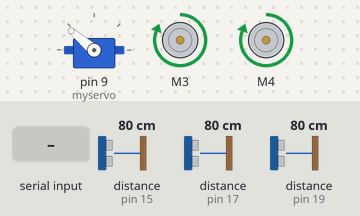
The sketch below on a simulated Arduino Uno, built with avr-gcc and run on an emulated ATmega328P. On the bench: servo, 2 × DC motor (green arrow = forward, orange = backward, longer = faster). The test bench sets the inputs (shaded band); at power-on: distance to the obstacle (sensors on pin 15, pin 17, pin 19) 80 cm. The echo pulse lasts 58.3 µs per cm; random numbers use the default seed unless the sketch sets one.

Above: at 2.52 s.
2.6 s: distance to the obstacle (sensor on pin 15) set to 12 cm
5.6 s: distance to the obstacle (sensor on pin 15) set to 9 cm
At 6.8 s:
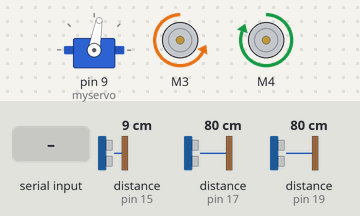
7.1 s: "a" received over the second serial link
At 7.6 s:
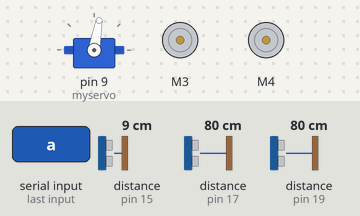
8.6 s: "D" received over the second serial link
At 9.8 s:
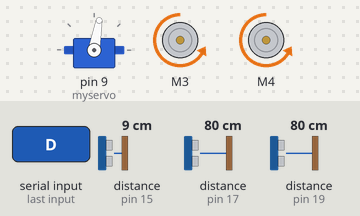
10.1 s: "L" received over the second serial link
At 11.1 s:
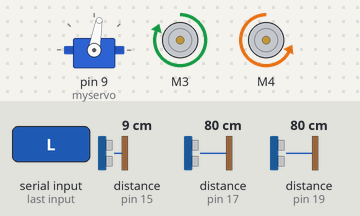
11.6 s: "a" received over the second serial link
At 12.08 s:
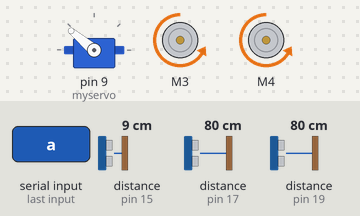
Timing chart, 0 to 14.6 s (numbered marks = the images above; inputs shaded):
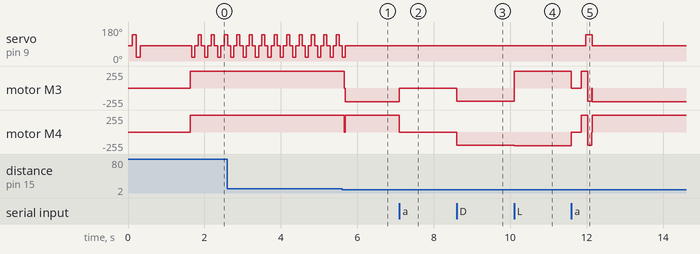

Measured:
- the behaviour switches between 11 and 10 cm on distance to the obstacle (sensor on pin 15) (found by bisection; images 0 and 1)
- after the input at 5.6 s, motor M3: forward 255/255 → backward 205/255 after 0.06 s; motor M4: forward 255/255 → stopped after 0.06 s, → forward 255/255 0.02 s later
- after the input at 7.1 s, motor M3: backward 205/255 → stopped at once; motor M4: forward 255/255 → stopped at once
- after the input at 8.6 s, motor M3, motor M4: stopped → backward 200/255 at once
- after the input at 10.1 s, motor M3: backward 200/255 → forward 255/255 at once; motor M4: backward 200/255 → backward 205/255 at once
- after the input at 11.6 s, servo on pin 9 (myservo): 80° → 140° after 0.37 s, → 80° 0.17 s later; motor M3: forward 255/255 → stopped at once, → forward 255/255 0.26 s later, → backward 200/255 0.16 s later, → backward 205/255 0.11 s later
- by itself, servo on pin 9 (myservo): repeats every 0.33 s: 20° 0.08 s, 80° 0.08 s, 140° 0.08 s, 80° 0.08 s

The sketch:

DuinoRover.ino
```cpp
/*
Arduino powered autonomous robot with bluetooth manual control mode in addition to the autonomous mode

 */

#include <AFMotor.h>
#include <Servo.h>
#include <SoftwareSerial.h>
#include <NewPing.h>

#define LOG_ENABLED false

#define BT_TX_PIN 3
#define BT_RX_PIN 10

#define TRIGGER_PIN  14  // Arduino pin tied to trigger pin on the ultrasonic sensor.
#define ECHO_PIN     15  // Arduino pin tied to echo pin on the ultrasonic sensor.
#define MAX_DISTANCE 500 // Maximum distance we want to ping for (in centimeters). Maximum sensor distance is rated at 400-500cm.

#define MODERATE_SPEED 200
#define REVERSE_SPEED  200
#define TURNING_SPEED 255
#define TOP_SPEED  255
#define MIN_SPEED  125

#define SERVO_MID_POSITION 80
#define SERVO_LEFT_POSITION 140
#define SERVO_RIGHT_POSITION 20

NewPing forwardSonar(14,15, MAX_DISTANCE); // Forward sonar
NewPing leftSonar(16,17, MAX_DISTANCE); // Left sonar
NewPing rightSonar(18,19, MAX_DISTANCE);  // Right sonar

AF_DCMotor leftMotor(3);
AF_DCMotor rightMotor(4);
Servo myservo;  // create servo object to control a servo

#define MOVING_AVG_SAMPLES 3
int forwardDistances[MOVING_AVG_SAMPLES] = {
  -1, -1, -1};
int forwardDistanceIndex = 0;

enum motion{
  stateForward,stateReverse,stateLeftTurn,stateRightTurn,stateStopped};
motion _motion;

enum ServoPosition{
  right, rightCenter, leftCenter, left};
ServoPosition servoCurrentPosition = right;

SoftwareSerial BTSerial(BT_RX_PIN, BT_TX_PIN);

unsigned int forwardFrontDistance = -1;
unsigned int forwardLeftDistance = -1;
unsigned int forwardRightDistance = -1;

void setup()
{
  if(LOG_ENABLED) Serial.begin(115200);
  BTSerial.begin(9600);
  myservo.attach(9);  // attaches the servo on pin 9 to the servo object
  /*myservo.write(SERVO_MID_POSITION);
   delay(500);
   forwardFrontDistance = getDistance(forwardSonar);

   myservo.write(SERVO_LEFT_POSITION);
   delay(500);
   forwardLeftDistance = getDistance(forwardSonar);

   myservo.write(SERVO_RIGHT_POSITION);
   delay(500);
   forwardRightDistance = getDistance(forwardSonar);

   myservo.write(SERVO_MID_POSITION);
   delay(500);*/
  calculateForwardDistances();
  //forward();
  delay(1000);
  _motion = stateStopped;
}

void calculateForwardDistances(){
  myservo.write(SERVO_MID_POSITION);
  delay(100);
  forwardFrontDistance = getDistance(forwardSonar);

  myservo.write(SERVO_LEFT_POSITION);
  delay(100);
  forwardLeftDistance = getDistance(forwardSonar);

  myservo.write(SERVO_RIGHT_POSITION);
  delay(100);
  forwardRightDistance = getDistance(forwardSonar);

  myservo.write(SERVO_MID_POSITION);
  delay(50);
}

int prevDistance = 0;
int currentSpeed = 0;


long reverseStartTime = -1;
int reversingTime;

long turnStartTime = -1;
long turnTime;

long forwardDistanceStartTime = -1;

boolean autoMode = true;
void loop()
{
  char ch;
  if (BTSerial.available() > 0){
    ch = BTSerial.read();
    if(LOG_ENABLED){
      Serial.println(ch);
    }
    if(ch == 'a'){
      brake();
      _motion = stateStopped;
      autoMode = !autoMode;
      if(LOG_ENABLED){
        Serial.print("Auto mode: ");
        Serial.println(autoMode);
      }
    }
  }
  if(autoMode){
    runAutoMode();
  }
  else {
    runManualMode(ch);
  }
}

void runManualMode(char ch){
  switch (ch) {
  case 'U': // up
    if(LOG_ENABLED) Serial.println("Moving forward...");
    _motion = stateForward;
    forward();
    break;
  case 'D': // down
    if(LOG_ENABLED) Serial.println("Moving backward...");
    _motion = stateReverse;
    reverse();
    break;
  case 'L': // left
    if(LOG_ENABLED) Serial.println("Turning left...");
    _motion = stateLeftTurn;
    turnLeft();
    break;
  case 'R': // right
    if(LOG_ENABLED) Serial.println("Turning right...");
    _motion = stateRightTurn;
    turnRight();
    break;
  case 'C':
    if(LOG_ENABLED) Serial.println("Stopped");
    _motion = stateStopped;
    brake();
    break;
  default:
    break;
  }
}

float _forwardDistance;

boolean _stateChanged;

void runAutoMode(){
  switch(_motion){
  case stateForward:
    {
      /*forwardDistances[forwardDistanceIndex] = getDistance(forwardSonar);
       forwardDistanceIndex++;
       if(forwardDistanceIndex > MOVING_AVG_SAMPLES - 1){
       forwardDistanceIndex = 0;
       }
       float forwardDistance = getMovingAverage();*/

      //float forwardDistance;// = getDistance(forwardSonar);
      if(millis() - forwardDistanceStartTime >= 30){
        int servoPosition = changeServoPosition();
        myservo.write(servoPosition);
        delay(50);
        _forwardDistance = getDistance(forwardSonar);
        if(_forwardDistance == 0) {
          _forwardDistance = 20;
        }
        switch(servoCurrentPosition){
        case right:
          {
            forwardRightDistance = _forwardDistance;
            break;
          }
        case left:
          {
            forwardLeftDistance = _forwardDistance;
            break;
          }
        case leftCenter:
        case rightCenter:
          {
            forwardFrontDistance = _forwardDistance;
          }
        }

        forwardDistanceStartTime = millis();
      }

      // Move the Rover
      /*if(prevDistance == -1){
       prevDistance = _forwardDistance;
       } */
      if(LOG_ENABLED){
            Serial.print("FFD: ");
            Serial.print(forwardFrontDistance);
            Serial.print(", FLD: ");
            Serial.print(forwardRightDistance);
            Serial.print(", FRD: ");
            Serial.println(forwardRightDistance);
      }
      if(forwardFrontDistance > 10 && forwardRightDistance > 10 && forwardRightDistance > 10){
        //if(_forwardDistance > 10){
        _motion = stateForward;
        if(_stateChanged){
          if(LOG_ENABLED){
            Serial.print("Forward distance: ");
            Serial.println(_forwardDistance);
          }
          forward();
          _stateChanged = false;
        }
        //prevDistance = forwardDistance;
      }
      else {
        brake();
        forwardRightDistance = forwardLeftDistance = forwardFrontDistance = 20;
        _motion = stateReverse;
        _stateChanged = true;
        reversingTime = random(600);
        reverseStartTime = millis();
      }
      break;
    }
  case stateReverse:
    {
      if(millis() - reverseStartTime < reversingTime){
        if(_stateChanged){
          if(LOG_ENABLED) Serial.println("Reversing...");
          reverse(); // continue reversing
          _stateChanged = false;
        }
      }
      else {
        brake();
        turnTime = random(600);
        turnStartTime = millis();
        makeTurnDecision();
      }
      break;
    }
  case stateLeftTurn:
    {
      if(millis() - turnStartTime < turnTime){
        if(_stateChanged){
          if(LOG_ENABLED) Serial.println("Turning left...");
          turnLeft();
          _stateChanged = false;
        }
      }
      else {
        _forwardDistance = getDistance(forwardSonar);
        if(_forwardDistance > 10){
          brake();
          _motion = stateForward;
          _stateChanged = true;
          forwardDistanceStartTime = millis();
        }
        else {
          turnTime = random(500);
          turnStartTime = millis();
        }
      }
      break;
    }
  case stateRightTurn:
    {
      if(millis() - turnStartTime < turnTime){
        if(_stateChanged){
          if(LOG_ENABLED) Serial.println("Turning right...");
          turnRight();
          _stateChanged = false;
        }
      }
      else {
        _forwardDistance = getDistance(forwardSonar);
        if(_forwardDistance > 10){
          brake();
          _motion = stateForward;
          _stateChanged = true;
          forwardDistanceStartTime = millis();
        }
        else {
          turnTime = random(500);
          turnStartTime = millis();
        }
      }
      break;
    }
  case stateStopped:
    {
      if(LOG_ENABLED) Serial.println("Stopped");
      _motion = stateForward;
      _stateChanged = true;
      _forwardDistance = forwardSonar.ping_median(10)/US_ROUNDTRIP_CM;
      forwardDistanceStartTime = millis();
      break;
    }
  default:
    break;
  }
}

float getMovingAverage(){
  float total;
  int ommittedPositions = 0;
  for(int i = 0; i < MOVING_AVG_SAMPLES; i++){
    if(forwardDistances[i] != -1){
      total += forwardDistances[i];
    }
    else {
      ommittedPositions++;
    }
  }
  return total/(MOVING_AVG_SAMPLES-ommittedPositions);
}

void makeTurnDecision(){
  float leftDistance = getDistance(leftSonar);
  float rightDistance = getDistance(rightSonar);

  if(LOG_ENABLED){
    Serial.print("-------- Left distance:");
    Serial.println(leftDistance);
    Serial.print("++++++++ Right distance:");
    Serial.println(rightDistance);
  }

  leftDistance = (leftDistance != 0) ? leftDistance : 15;
  rightDistance = (rightDistance != 0) ? rightDistance : 15;

  // Decide whether to turn right or left
  if(leftDistance > rightDistance){
    _motion = stateLeftTurn;
  }
  else if (leftDistance < rightDistance){
    _motion = stateRightTurn;
  }
  else { // Random turn
    if (random(2) == 0) {
      _motion = stateLeftTurn;
    }
    else {
      _motion = stateRightTurn;
    }
  }
  _stateChanged = true;
}

float getDistance(NewPing &sonar){
  //return sonar.ping_median(3)/US_ROUNDTRIP_CM;
  return sonar.ping_cm();
}

void randomTurn(){
  if (random(2) == 0) {
    turnLeft();
  }
  else {
    turnRight();
  }
}

void forward(){
  leftMotor.setSpeed(TOP_SPEED);
  rightMotor.setSpeed(TOP_SPEED);
  leftMotor.run(FORWARD);
  rightMotor.run(FORWARD);
}

void forward(int currentDistance){
  // start slow and increase speed
  Serial.println("Forward...");
  /*if(currentSpeed == 0){
   currentSpeed = MIN_SPEED;
   }
   if(currentDistance > 40){ // increase speed
   if(currentSpeed < MODERATE_SPEED){
   if(currentSpeed < MIN_SPEED + 10){
   currentSpeed += 5;
   }
   else {
   currentSpeed += 2;
   }
   }
   // currentSpeed = MODERATE_SPEED;
   }
   else { // reduce speed
   if(currentSpeed > MIN_SPEED){
   currentSpeed -= 10;
   }
   }*/

  // TODO: temporarilly setting to max speed
  currentSpeed = TOP_SPEED;
  if(LOG_ENABLED){
    Serial.print("Current speed: ");
    Serial.println(currentSpeed);
  }

  leftMotor.setSpeed(currentSpeed);
  rightMotor.setSpeed(currentSpeed);
  leftMotor.run(FORWARD);
  rightMotor.run(FORWARD);
}

void reverse(){
  leftMotor.setSpeed(REVERSE_SPEED);
  rightMotor.setSpeed(REVERSE_SPEED);
  leftMotor.run(BACKWARD);
  rightMotor.run(BACKWARD);
}

void brake(){
  leftMotor.setSpeed(0);
  rightMotor.setSpeed(0);
  leftMotor.run(BRAKE);
  rightMotor.run(BRAKE);
  currentSpeed = 0;
  //calculateForwardDistances();
}

void turnLeft(){
  turn(leftMotor, rightMotor);
}

void turnRight(){
  turn(rightMotor, leftMotor);
}

void turn(AF_DCMotor &motor1, AF_DCMotor &motor2){
  motor1.setSpeed(TURNING_SPEED);
  motor2.setSpeed(TURNING_SPEED - 50);
  myservo.write(SERVO_MID_POSITION);
  motor1.run(FORWARD);
  motor2.run(BACKWARD);
}

/*
int getDistance(unsigned int position){
 myservo.write(position);
 delay(500);                      // Wait 50ms between pings (about 20 pings/sec). 29ms should be the shortest delay between pings.
 //  unsigned int uS = forwardSonar.ping(); // Send ping, get ping time in microseconds (uS).
 //  Serial.print(uS / US_ROUNDTRIP_CM); // Convert ping time to distance in cm and print result (0 = outside set distance range)
 //  Serial.println("cm");
 }
 */

int changeServoPosition(){
  switch(servoCurrentPosition){
  case right:
    {
      servoCurrentPosition = rightCenter;
      Serial.print("Right: ");
      return SERVO_RIGHT_POSITION;
    }
  case left:
    {
      servoCurrentPosition = leftCenter;
      Serial.print("Left: ");
      return SERVO_LEFT_POSITION;
    }
  case leftCenter:
    {
      servoCurrentPosition = right;
      Serial.print("Center: ");
      return SERVO_MID_POSITION;
    }
  case rightCenter:
    {
      servoCurrentPosition = left;
      Serial.print("Center: ");
      return SERVO_MID_POSITION;

    }
  }

}
```
